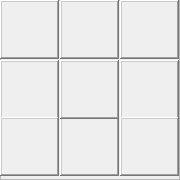
   <widget class="QFrame" name="plg_7">
    <property name="geometry">
     <rect>
      <x>159</x>
      <y>521</y>
      <width>180</width>
      <height>180</height>
     </rect>
    </property>
    <property name="styleSheet">
     <string notr="true">border-image: url(:/png/image/bbkg.png);
QFrame QFrame:hover
{
background-color:blue
}</string>
    </property>
    <property name="frameShape">
     <enum>QFrame::StyledPanel</enum>
    </property>
    <property name="frameShadow">
     <enum>QFrame::Raised</enum>
    </property>
    <widget class="QFrame" name="f83">
     <property name="geometry">
      <rect>
       <x>120</x>
       <y>60</y>
       <width>59</width>
       <height>59</height>
      </rect>
     </property>
     <property name="contextMenuPolicy">
      <enum>Qt::DefaultContextMenu</enum>
     </property>
     <property name="layoutDirection">
      <enum>Qt::LeftToRight</enum>
     </property>
     <property name="autoFillBackground">
      <bool>true</bool>
     </property>
     <property name="styleSheet">
      <string notr="true">QFrame:hover
{
	border-image: url(:/png/image/hover.png);
}</string>
     </property>
     <property name="frameShape">
      <enum>QFrame::WinPanel</enum>
     </property>
     <property name="frameShadow">
      <enum>QFrame::Raised</enum>
     </property>
     <property name="lineWidth">
      <number>0</number>
     </property>
    </widget>
    <widget class="QFrame" name="f93">
     <property name="geometry">
      <rect>
       <x>120</x>
       <y>117</y>
       <width>59</width>
       <height>59</height>
      </rect>
     </property>
     <property name="contextMenuPolicy">
      <enum>Qt::DefaultContextMenu</enum>
     </property>
     <property name="layoutDirection">
      <enum>Qt::LeftToRight</enum>
     </property>
     <property name="autoFillBackground">
      <bool>true</bool>
     </property>
     <property name="styleSheet">
      <string notr="true">QFrame:hover
{
	border-image: url(:/png/image/hover.png);
}</string>
     </property>
     <property name="frameShape">
      <enum>QFrame::WinPanel</enum>
     </property>
     <property name="frameShadow">
      <enum>QFrame::Raised</enum>
     </property>
     <property name="lineWidth">
      <number>0</number>
     </property>
    </widget>
    <widget class="QFrame" name="f81">
     <property name="geometry">
      <rect>
       <x>0</x>
       <y>60</y>
       <width>59</width>
       <height>59</height>
      </rect>
     </property>
     <property name="contextMenuPolicy">
      <enum>Qt::DefaultContextMenu</enum>
     </property>
     <property name="layoutDirection">
      <enum>Qt::LeftToRight</enum>
     </property>
     <property name="autoFillBackground">
      <bool>true</bool>
     </property>
     <property name="styleSheet">
      <string notr="true">QFrame:hover
{
	border-image: url(:/png/image/hover.png);
}</string>
     </property>
     <property name="frameShape">
      <enum>QFrame::WinPanel</enum>
     </property>
     <property name="frameShadow">
      <enum>QFrame::Raised</enum>
     </property>
     <property name="lineWidth">
      <number>0</number>
     </property>
    </widget>
    <widget class="QFrame" name="f92">
     <property name="geometry">
      <rect>
       <x>60</x>
       <y>117</y>
       <width>59</width>
       <height>59</height>
      </rect>
     </property>
     <property name="contextMenuPolicy">
      <enum>Qt::DefaultContextMenu</enum>
     </property>
     <property name="layoutDirection">
      <enum>Qt::LeftToRight</enum>
     </property>
     <property name="autoFillBackground">
      <bool>true</bool>
     </property>
     <property name="styleSheet">
      <string notr="true">QFrame:hover
{
	border-image: url(:/png/image/hover.png);
}</string>
     </property>
     <property name="frameShape">
      <enum>QFrame::WinPanel</enum>
     </property>
     <property name="frameShadow">
      <enum>QFrame::Raised</enum>
     </property>
     <property name="lineWidth">
      <number>0</number>
     </property>
    </widget>
    <widget class="QFrame" name="f71">
     <property name="geometry">
      <rect>
       <x>0</x>
       <y>0</y>
       <width>59</width>
       <height>59</height>
      </rect>
     </property>
     <property name="contextMenuPolicy">
      <enum>Qt::DefaultContextMenu</enum>
     </property>
     <property name="layoutDirection">
      <enum>Qt::LeftToRight</enum>
     </property>
     <property name="autoFillBackground">
      <bool>true</bool>
     </property>
     <property name="styleSheet">
      <string notr="true">QFrame:hover
{
	border-image: url(:/png/image/hover.png);
}</string>
     </property>
     <property name="frameShape">
      <enum>QFrame::WinPanel</enum>
     </property>
     <property name="frameShadow">
      <enum>QFrame::Raised</enum>
     </property>
     <property name="lineWidth">
      <number>0</number>
     </property>
    </widget>
    <widget class="QFrame" name="f73">
     <property name="geometry">
      <rect>
       <x>120</x>
       <y>0</y>
       <width>59</width>
       <height>59</height>
      </rect>
     </property>
     <property name="contextMenuPolicy">
      <enum>Qt::DefaultContextMenu</enum>
     </property>
     <property name="layoutDirection">
      <enum>Qt::LeftToRight</enum>
     </property>
     <property name="autoFillBackground">
      <bool>true</bool>
     </property>
     <property name="styleSheet">
      <string notr="true">QFrame:hover
{
	border-image: url(:/png/image/hover.png);
}</string>
     </property>
     <property name="frameShape">
      <enum>QFrame::WinPanel</enum>
     </property>
     <property name="frameShadow">
      <enum>QFrame::Raised</enum>
     </property>
     <property name="lineWidth">
      <number>0</number>
     </property>
    </widget>
    <widget class="QFrame" name="f91">
     <property name="geometry">
      <rect>
       <x>0</x>
       <y>117</y>
       <width>59</width>
       <height>59</height>
      </rect>
     </property>
     <property name="contextMenuPolicy">
      <enum>Qt::DefaultContextMenu</enum>
     </property>
     <property name="layoutDirection">
      <enum>Qt::LeftToRight</enum>
     </property>
     <property name="autoFillBackground">
      <bool>true</bool>
     </property>
     <property name="styleSheet">
      <string notr="true">QFrame:hover
{
	border-image: url(:/png/image/hover.png);
}</string>
     </property>
     <property name="frameShape">
      <enum>QFrame::WinPanel</enum>
     </property>
     <property name="frameShadow">
      <enum>QFrame::Raised</enum>
     </property>
     <property name="lineWidth">
      <number>0</number>
     </property>
    </widget>
    <widget class="QFrame" name="f72">
     <property name="geometry">
      <rect>
       <x>60</x>
       <y>0</y>
       <width>59</width>
       <height>59</height>
      </rect>
     </property>
     <property name="contextMenuPolicy">
      <enum>Qt::DefaultContextMenu</enum>
     </property>
     <property name="layoutDirection">
      <enum>Qt::LeftToRight</enum>
     </property>
     <property name="autoFillBackground">
      <bool>true</bool>
     </property>
     <property name="styleSheet">
      <string notr="true">QFrame:hover
{
	border-image: url(:/png/image/hover.png);
}</string>
     </property>
     <property name="frameShape">
      <enum>QFrame::WinPanel</enum>
     </property>
     <property name="frameShadow">
      <enum>QFrame::Raised</enum>
     </property>
     <property name="lineWidth">
      <number>0</number>
     </property>
    </widget>
    <widget class="QFrame" name="f82">
     <property name="geometry">
      <rect>
       <x>60</x>
       <y>60</y>
       <width>59</width>
       <height>59</height>
      </rect>
     </property>
     <property name="contextMenuPolicy">
      <enum>Qt::DefaultContextMenu</enum>
     </property>
     <property name="layoutDirection">
      <enum>Qt::LeftToRight</enum>
     </property>
     <property name="autoFillBackground">
      <bool>true</bool>
     </property>
     <property name="styleSheet">
      <string notr="true">QFrame:hover
{
	border-image: url(:/png/image/hover.png);
}</string>
     </property>
     <property name="frameShape">
      <enum>QFrame::WinPanel</enum>
     </property>
     <property name="frameShadow">
      <enum>QFrame::Raised</enum>
     </property>
     <property name="lineWidth">
      <number>0</number>
     </property>
    </widget>
   </widget>
